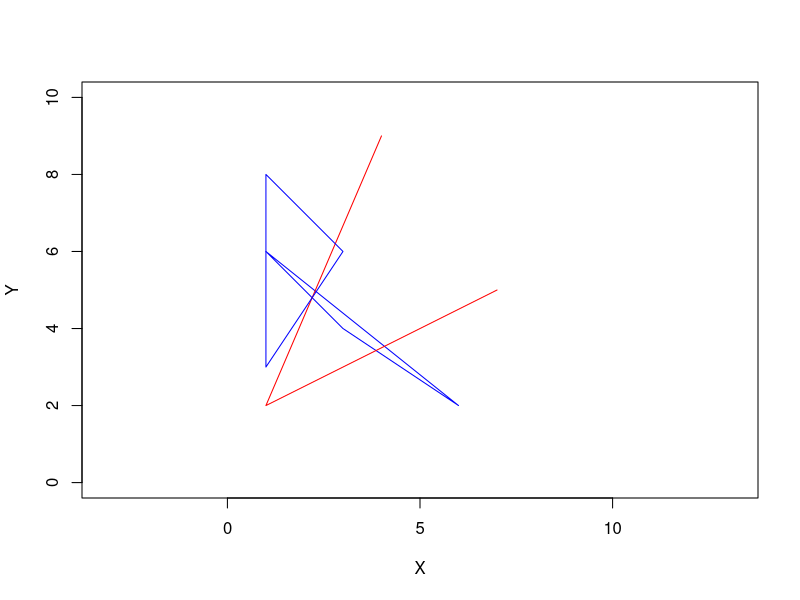

This chart was generated by the following R code:
# packages instalation
install.packages("readxl")
library(readxl) # to use the library methods

# FUNCTIONS
draw_triangle <- function(p1, p2, p3) { # basic (just to try)
  polygon(
    x = c(p1[1], p2[1], p3[1]),
    y = c(p1[2], p2[2], p3[2]),
    border = "blue",
    col = NA
  )
}

draw_paralelogram <- function(p1, p2, p3, p4) { # basic (just to try)
  polygon(
    x = c(p1[1], p2[1], p3[1], p4[1]),
    y = c(p1[2], p2[2], p3[2], p4[2]),
    border = "red",
    col = NA
  )
}

area_triangle <- function(p1,p2,p3){
  return(1)
}

area_paralelogram <- function(p1,p2,p3,p4){
  return(2)
}

# import data
data <- read_xlsx("Practica_1_StarWars/DataTest.xlsx", col_names = FALSE, col_types = "numeric")

# work with data
if (nrow(data) == 0){
  stop("Dataframe is empty")
}

area <- 0 #accumulates the area calculated 

# create plot (empty)
plot(0, 0,
     type = "n",        # no dibuja puntos
     xlim = c(0, 10),  # ajusta a tu rango real
     ylim = c(0, 10),
     asp = 1,           # escala igual en ejes
     xlab = "X", ylab = "Y")

for (i in (1:nrow(data))){ # for each row
  row <- unlist(data[i, 1:8]) # creates the vector of the i row (8 elements maximum)
  
  # stablish case triangle vs paralelogram
  if (is.na(row[7])){ # could be a triangle 
    # positions 1 to 6 need to be numeric
    if (anyNA(row[1:6])){
      stop(paste("Error on line ",i,": missing triangle coordinates"))
    }
    
    # Case: Triangle
    ## Create points
    p1 <- c(row[1], row[2])
    p2 <- c(row[3], row[4])
    p3 <- c(row[5], row[6])
    
    ## Add area to global calculation
    area <- area + area_triangle(p1,p2,p3)
    
    ## Draw triangle
    draw_triangle(p1,p2,p3)
    
  } else { # could be a paralelogram
    # positions 1 to 8 need to be numeric
    if (anyNA(row[1:8])){
      stop(paste("Error on line ",i,": missing paralelogram coordinates"))
    }
    
    # Case: Paralelogram
    ## Create points
    p1 <- c(row[1], row[2])
    p2 <- c(row[3], row[4])
    p3 <- c(row[5], row[6])
    p4 <- c(row[7], row[8])
    
    ## Add area to global calculation
    area <- area + area_paralelogram(p1,p2,p3,p4)
    
    ## Draw paralelogram
    draw_paralelogram(p1,p2,p3,p4)
  }
}
print(area)
